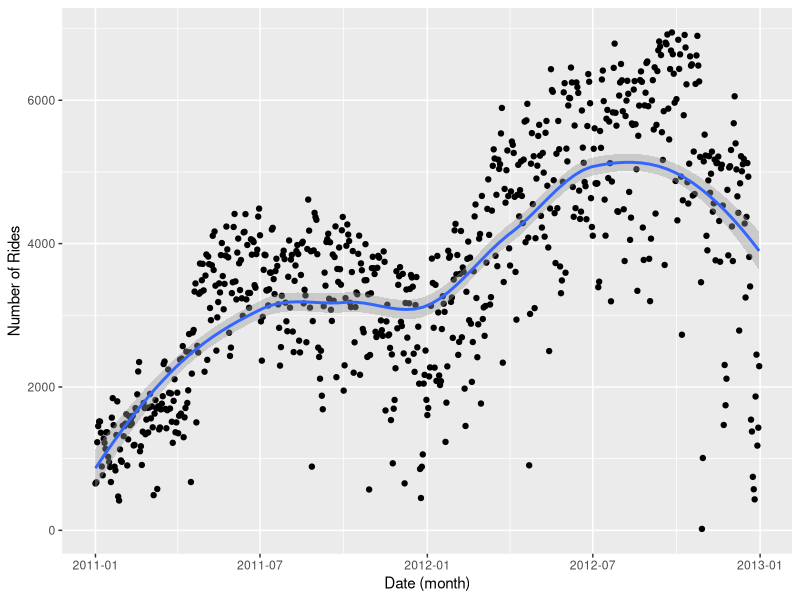
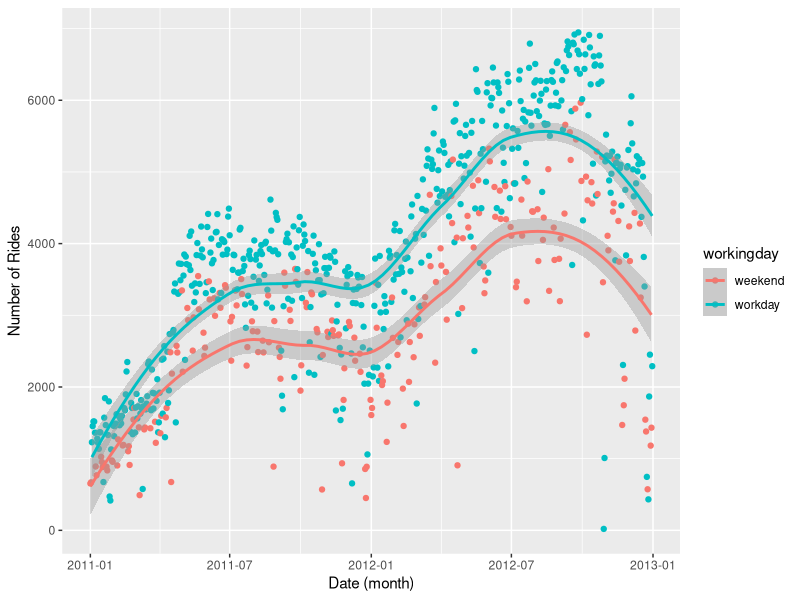

Generate these figures, in order, with R:
## ---- chunk 1
knitr::opts_chunk$set(echo = TRUE)
## ---- chunk 2
library(tidyverse)
library(ggplot2)
## ---- chunk 3
daily_rides <- read_csv("data/day_simple.csv")
## ---- chunk 4
daily_rides
## ---- chunk 5
ggplot(data = daily_rides, mapping = aes(x=date, y=total_rides))+
    geom_point()+
    geom_smooth()+
    labs(x="Date (month)", y="Number of Rides")
## ---- chunk 6
ggplot(data = daily_rides, mapping = aes(x=date, y=total_rides, color=workingday))+
  geom_point()+
  geom_smooth()+
  labs(x="Date (month)", y="Number of Rides")
